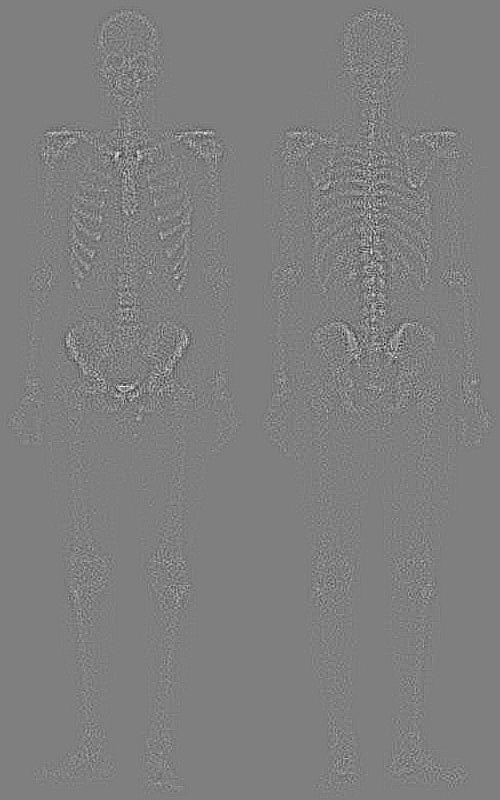
#> input picture DIP/exercises/ex2/skeleton_lap.jpg, 500 x 800 px
$ python ex2.py skeleton_lap.jpg
#> lines starting #> are read from the running program, lines starting #| are printed output that depends on the picture
#!/usr/bin/env python3
# -*- coding: UTF-8 -*-

import sys

from PIL import Image
import numpy as np
import math
import argparse

def applyFilter(filterMatrix, data, width, height):
    print("Applying filter : " + str(filterMatrix))
    newData = list()
    for y in range(height):
        for x in range(width):
            newPix = 0
            for k in range(filterMatrix.shape[0]):
                for j in range(filterMatrix.shape[1]):
                    a=x+k-math.floor(filterMatrix.shape[0]/2)
                    b=y+j-math.floor(filterMatrix.shape[1]/2)
                    try:
                        tmpVal=data[a+b*width]
                    except IndexError:
                        tmpVal=0
                    newPix += tmpVal*filterMatrix[k,j]
            newData.append(newPix)

    return newData

def stretch(data):
    newData = []
    tmpData = []

    minPix = min(data)
    for px in data:
        tmpData.append(px - minPix)

    maxPix = max(tmpData)
    for px in tmpData:
        newData.append(px*255/maxPix)
    return newData

parser = argparse.ArgumentParser(description='Performs spatial enhancement techniques')
parser.add_argument('image')

args =  parser.parse_args()

try:
    with Image.open(args.image) as im:
        #original
#> im is the input picture: PIL image 500x800 L; min 7, max 255, mean 127
        im.show()

        #laplacian
        lFilter = np.array([-1,-1,-1,-1,8,-1,-1,-1,-1]).reshape(3,3)

        width, height = im.size
#> width = 500; height = 800
        data = applyFilter(lFilter, im.getdata(), width, height)
#> data = 400000 items
        im2 = Image.new(im.mode, im.size)
#> im2: PIL image 500x800 L; every value is 0
        im2.putdata(data)
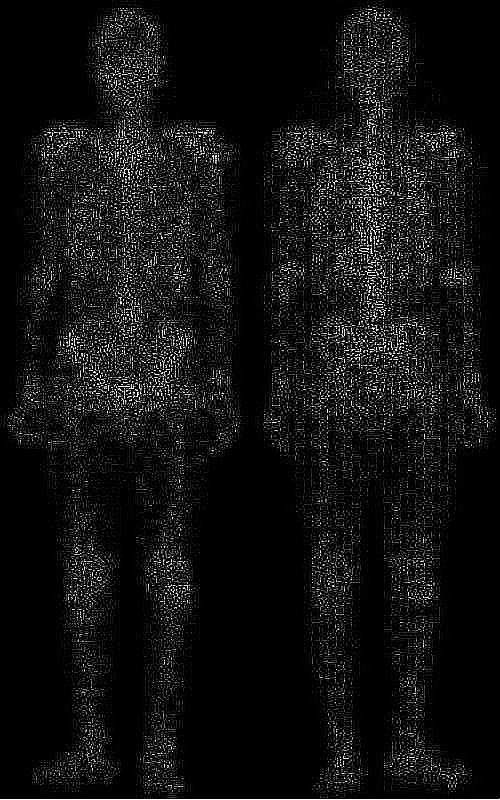
#> im2: PIL image 500x800 L; min 0, max 255, mean 17.6

        datast = stretch(data)
#> in stretch, `minPix = min(data)`: minPix = -950
#> after the loop in stretch, `for px in data:`: tmpData = 400000 items
#> in stretch, `maxPix = max(tmpData)`: maxPix = 1931
#> after the loop in stretch, `for px in tmpData:`: newData = 400000 items
#> datast = 400000 items
        im2st = Image.new(im.mode, im.size)
        im2st.putdata(datast)
        im2st.show()

        #rescaled laplacian + original
        data4 = list(im.getdata())
#> data4 = 400000 items
        data3 = stretch([(data4[i] + datast[i]) for i in range(len(data4))])
#> data3 = 400000 items
        im3 = Image.new(im.mode, im.size)
        im3.putdata(data3)
        im3.show()

        #sobel gradient
        sobelFilterX = np.array([-1, 0, +1, -2, 0, +2, -1, 0, +1]).reshape(3,3)
        sobelFilterY = np.array([+1, +2, +1, 0, 0, 0, -1, -2, -1]).reshape(3,3)
        datax = applyFilter(sobelFilterX, im.getdata(), width, height)
#> datax = 400000 items
        datay = applyFilter(sobelFilterY, im.getdata(), width, height)
#> datay = 400000 items
        dataSobel = [round(math.sqrt(datax[i]**2 + datay[i]**2)) for i in range(len(datax))]
#> dataSobel = 400000 items
        imSobel = Image.new(im.mode, im.size)
        imSobel.putdata(dataSobel)
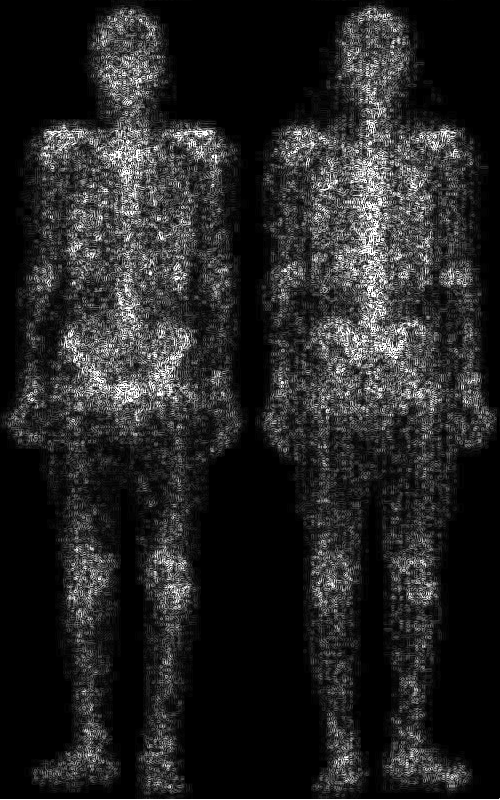
#> imSobel: PIL image 500x800 L; min 0, max 255, mean 37.4
        imSobel.show()

        #smoothing sobel
        smoothFilter = np.array([1/25, 1/25, 1/25, 1/25, 1/25,
                                1/25, 1/25, 1/25, 1/25, 1/25,
                                1/25, 1/25, 1/25, 1/25, 1/25,
                                1/25, 1/25, 1/25, 1/25, 1/25,
                                1/25, 1/25, 1/25, 1/25, 1/25]).reshape(5,5)

        smoothSobel = applyFilter(smoothFilter, dataSobel, width, height)
#> smoothSobel = 400000 items
        imSmoothSobel = Image.new(im.mode, im.size)
        imSmoothSobel.putdata(smoothSobel)
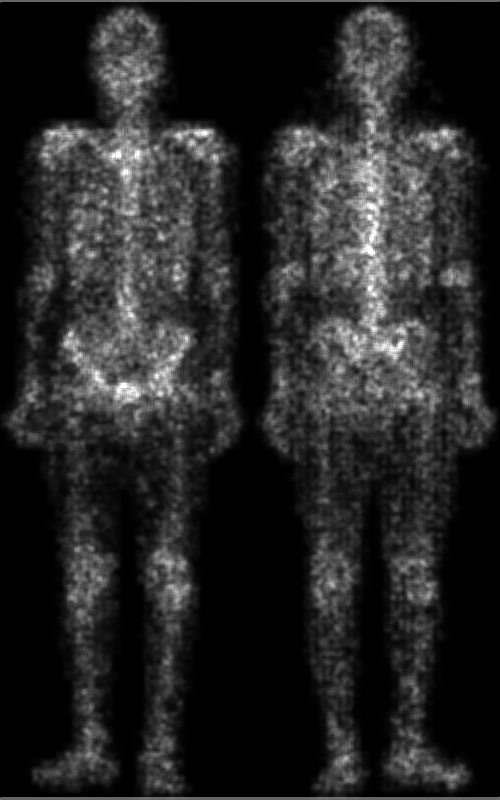
#> imSmoothSobel: PIL image 500x800 L; min 0, max 255, mean 37.7
        imSmoothSobel.show()

        #productof smooth and sum
        dataMask = stretch([round(data3[i]*smoothSobel[i]) for i in range(len(data3))])
#> dataMask = 400000 items
        imMask = Image.new(im.mode, im.size)
        imMask.putdata(dataMask)
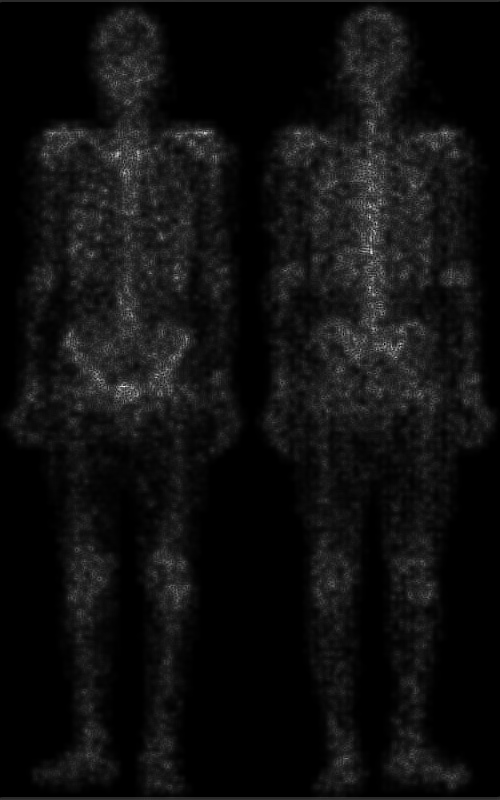
#> imMask: PIL image 500x800 L; min 0, max 255, mean 15.6
        imMask.show()

        #sum of original and mask
        data=im.getdata()
        dataSharp = [round(data[i]+dataMask[i]) for i in range(len(data))]
#> dataSharp = 400000 items
        imSharp = Image.new(im.mode, im.size)
        imSharp.putdata(dataSharp)
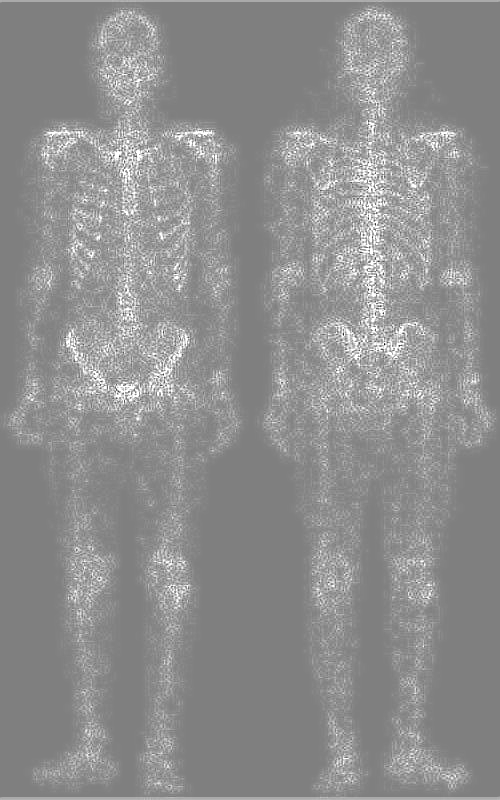
#> imSharp: PIL image 500x800 L; min 7, max 255, mean 142.9
        imSharp.show()

        #power law
        gamma = 0.5
        const = 1
        dataPower = stretch([round(1*dataSharp[i]**gamma) for i in range(len(dataSharp))])
#> dataPower = 400000 items
        imPower = Image.new(im.mode, im.size)
        imPower.putdata(dataPower)
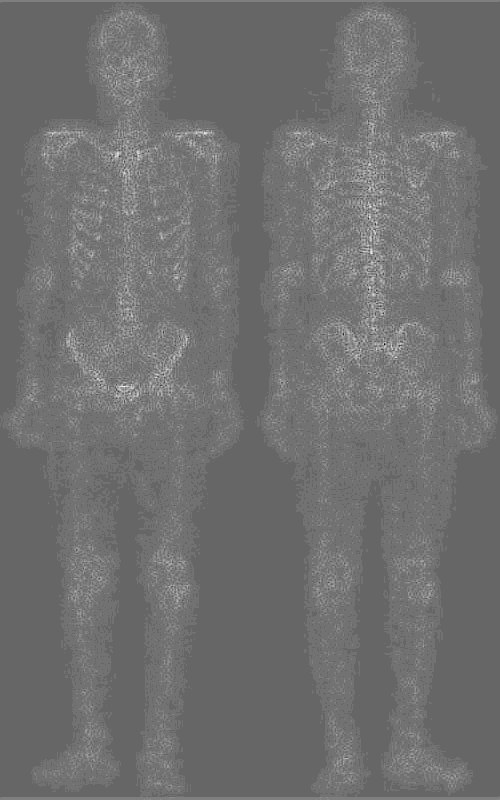
#> imPower: PIL image 500x800 L; min 0, max 255, mean 112.1
        imPower.show()
except FileNotFoundError as e:
    sys.exit("Error : file not found")
